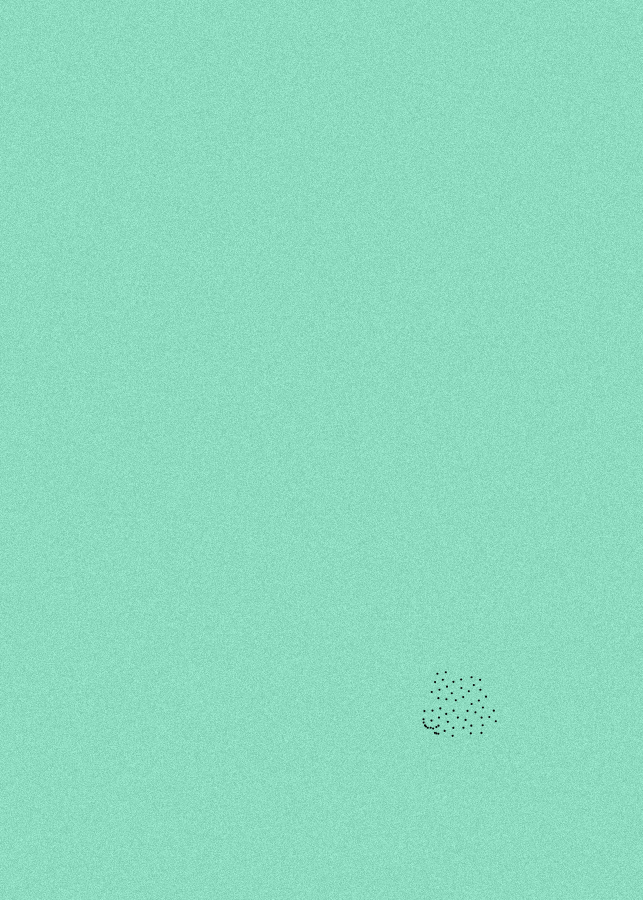
Frame 1 (no input)
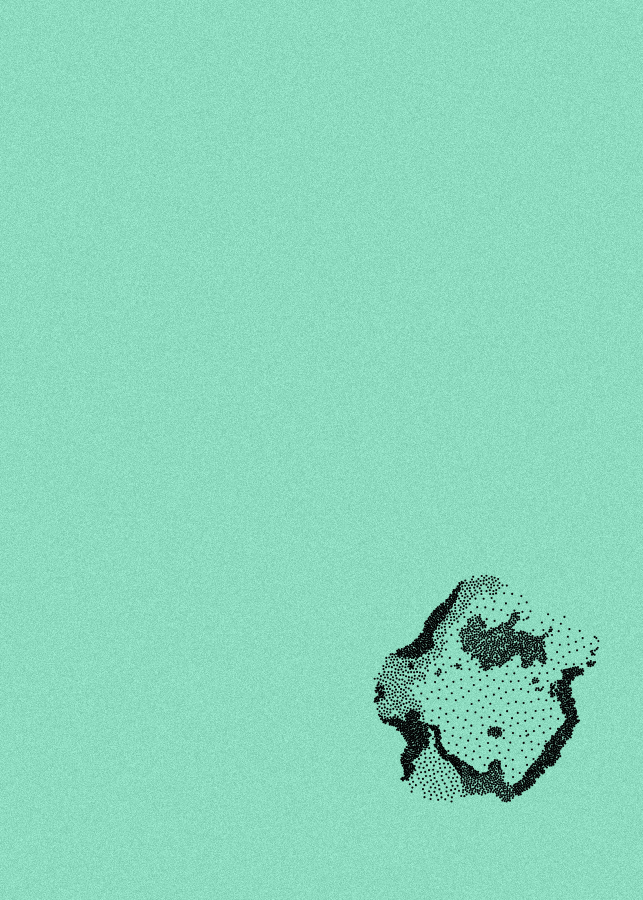
Frame 60 (no input)
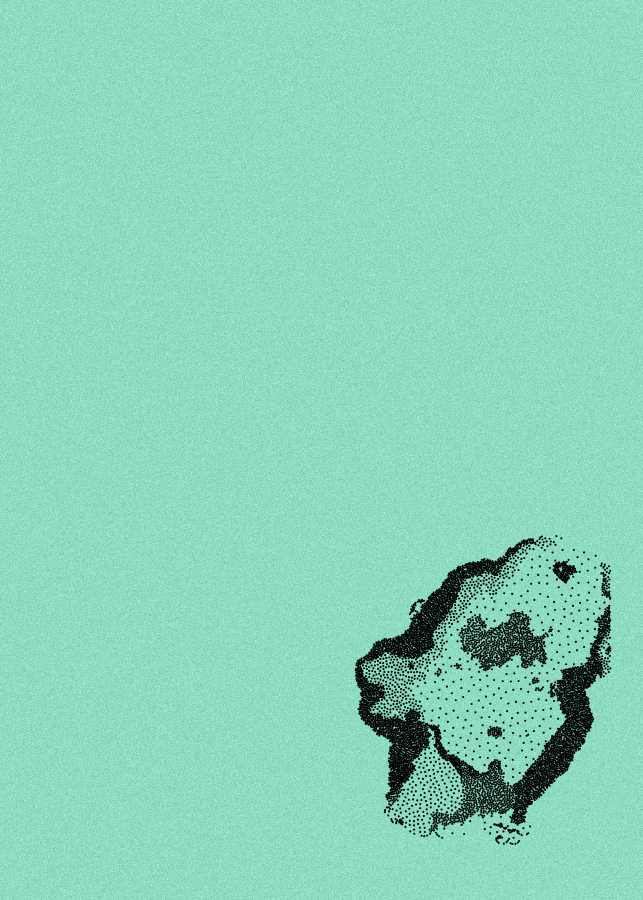
Frame 120 (the mouse pressed at the canvas centre since frame 60)

The p5.js sketch that drew these frames (run headless with seeded random() and noise() and a simulated clock; from frame 60 on, the mouse is pressed at the canvas centre):

// p5.js sketch
// ── sketch.js
// https://openprocessing.org/sketch/1488948

let w; // Width of canvas
let h; // Height of canvas
let s; // Scale, min of w and h
let asp = 1 / 1.4; // Aspect ratio
let c; // Canvas
let pixelMapper; // Pixel coordinate mapper
let gfx;
let seed;
let pd;

let canvasExtent = [-1, 1, -1 / asp, 1 / asp];
let artExtent = addMargin(canvasExtent);
let extentWidth = canvasExtent[1] - canvasExtent[0];

let pointsPerFrame = 60;
let pds;
let grainImg;
let backgroundLightness;
let pointFill;

function setup() {
  pd = pixelDensity();

  seed = 5325 * random();

  [w, h] = computeCanvasSize(windowWidth, windowHeight, asp);
  w = Math.round(w);
  h = Math.round(h);
  s = Math.min(w, h);

  pixelMapper = new PixelMapper(w, h);
  pixelMapper.setExtentWidth(extentWidth);

  c = createCanvas(w, h);
  gfx = createGraphics(w, h);

  noiseSeed(72 * seed);
  xNoise = new Perlin(5631 * seed, 0.5, 10, 0.5);
  yNoise = new Perlin(7242 * seed, 0.5, 10, 0.5);

  const circles = generateCircles(artExtent, 0.25, 0.5, random);
  const nCircles = circles.length;

  const warpSizeX = random(0.1, 1);
  const warpSizeY = random(0.1, 1);
  const numWarps = floor(random(1, 10 + 1));

  function distanceFunction(p) {
    let [x, y] = p;
    let warpScale = 1;
    for (let i = 0; i < numWarps; i++) {
      const dx = -1 + 2 * xNoise.ev(x, y);
      const dy = -1 + 2 * xNoise.ev(x, y);

      x += warpScale * warpSizeX * dx;
      y += warpScale * warpSizeY * dy;

      warpScale *= 0.5;
    }

    for (let i = 0; i < nCircles; i++) {
      const circ = circles[i];
      const [cX, cY] = circ.center;
      if (Math.hypot(cX - x, cY - y) < circ.radius) return circ.dist;
    }
    return 1;
  }

  const minDistance = random(0.004, 0.006);
  const maxDistance = minDistance * random(5, 10);

  pds = new Poisson2D(
    {
      extent: artExtent,
      minDistance: minDistance,
      maxDistance: maxDistance,
      distanceFunction,
      tries: 10,
    },
    random
  );

  grainImg = createImage(2 * pd * w, 2 * pd * h);
  addGrain(grainImg, 0.2, false, random);
  grainImg.resize(pd * w, pd * h);

  backgroundLightness = random();
  pointFill = backgroundLightness > 0.5 ? "#030203" : "#fcfdfc";

  gfx.colorMode(HSL, 1);
  gfx.background(random(), random(), backgroundLightness);

  image(gfx, 0, 0);
  blend(
    grainImg,
    0,
    0,
    pd * width,
    pd * height,
    0,
    0,
    width,
    height,
    DIFFERENCE
  );

  loop();
}

function draw() {
  stroke(pointFill);
  strokeWeight(s / 300);

  for (let i = 0; i < pointsPerFrame; i++) {
    let p = pds.next();
    if (!p) {
      noLoop();
      return;
    }
    point(...pixelMapper.toPixel(...p));
  }
}

window.addEventListener("keyup", (e) => {
  if (e.key === " ") {
    setup();
    draw();
  }
});

//////////////////////////////

function addGrain(img, fill = 0.05, color = false, rng = Math.random) {
  img.loadPixels();
  const w = img.width;
  const h = img.height;

  for (let i = 0; i < h; i++) {
    for (let j = 0; j < w; j++) {
      ind = 4 * (i * w + j);
      let c;
      if (color) {
        c = Array(3)
          .fill()
          .map((_) => fill * 255 * rng());
      } else {
        const value = fill * 255 * rng();
        c = Array(3)
          .fill()
          .map((_) => value);
      }

      img.pixels[ind] = c[0];
      img.pixels[ind + 1] = c[1];
      img.pixels[ind + 2] = c[2];
      img.pixels[ind + 3] = 255;
    }
  }

  img.updatePixels();
}

//////////////////////////////

function addMargin(extent, margin = 0.05) {
  let [xMin, xMax, yMin, yMax] = extent;
  const width = xMax - xMin;
  const height = yMax - yMin;

  const s = Math.min(width, height);

  xMin += margin * s;
  xMax -= margin * s;
  yMin += margin * s;
  yMax -= margin * s;
  return [xMin, xMax, yMin, yMax];
}

//////////////////////////////

function computeCanvasSize(
  windowWidth,
  windowHeight,
  aspectRatio,
  margin = 0.1
) {
  let w, h;

  if (windowHeight * aspectRatio <= windowWidth) {
    [w, h] = [windowHeight * aspectRatio, windowHeight];
  } else {
    [w, h] = [windowWidth, windowWidth / aspectRatio];
  }
  return [(1 - margin) * w, (1 - margin) * h];
}

//////////////////////////////

function generateCircles(
  extent,
  minRadius = 0.1,
  maxRadius = 2,
  rng = Math.random
) {
  const circles = [];

  const pds = new Poisson2D({ extent, minDistance: 0.1 }, rng);
  const centers = pds.fill();
  const n = centers.length;

  for (let i = 0; i < n; i++) {
    circles.push({
      center: centers[i],
      radius: minRadius + (maxRadius - minRadius) * rng(),
      dist: Math.pow(rng(), 3), // Using a power > 1 gives bias towards lower values
    });
  }
  return circles;
}

//////////////////////////////

class Perlin {
  constructor(seed, range = 1, octaves = 4, falloff = 0.5) {
    this.xOffset = random();
    this.yOffset = random();
    this.range = range;
    this.octaves = octaves;
    this.falloff = falloff;

    this.normConst = 0;
    let ampl = 0.5;
    for (let i = 0; i < octaves; i++) {
      this.normConst += ampl;
      ampl *= falloff;
    }
  }

  ev(x, y) {
    const r = this.range;
    noiseDetail(this.octaves, this.falloff);
    let v = noise((x + this.xOffset) / r, (y + this.yOffset) / r);
    return v / this.normConst;
  }
}

//////////////////////////////

class PixelMapper {
  constructor(pixelWidth, pixelHeight) {
    this.size = [pixelWidth, pixelHeight];
    this.asp = pixelWidth / pixelHeight;
    this.setFlipY(true);
    this.setExtentWidth(2);
  }

  setFlipY(value) {
    this.ySign = value ? -1 : 1;
  }

  setExtentWidth(width) {
    this.width = width;
    this.height = width / this.asp;
  }

  setExtentHeight(height) {
    this.height = height;
    this.width = asp * height;
  }

  pixelToUnit(column, row) {
    const [w, h] = this.size;
    return [(column + 0.5) / w, (row + 0.5) / h];
  }

  unitToPixel(u, v) {
    const [w, h] = this.size;
    return [u * w - 0.5, v * h - 0.5];
  }

  fromPixel(column, row) {
    if (row === undefined) [column, row] = column;
    let [u, v] = this.pixelToUnit(column, row);
    const asp = this.asp;
    let x = (u - 0.5) * this.width;
    let y = (v - 0.5) * this.height * this.ySign;
    return [x, y];
  }

  toPixel(x, y) {
    if (y === undefined) [x, y] = x;
    let u = x / this.width + 0.5;
    let v = (y * this.ySign) / this.height + 0.5;
    return this.unitToPixel(u, v);
  }
}

//////////////////////////////

// ── poisson.js
// "moore" JavaScript module by hughsk@GitHub, released under the MIT license
// (https://github.com/hughsk/moore)
function moore(range, dimensions) {
  range = range || 1;
  dimensions = dimensions || 2;

  var size = range * 2 + 1;
  var length = Math.pow(size, dimensions) - 1;
  var neighbors = new Array(length);

  for (var i = 0; i < length; i++) {
    var neighbor = (neighbors[i] = new Array(dimensions));
    var index = i < length / 2 ? i : i + 1;
    for (var dimension = 1; dimension <= dimensions; dimension++) {
      var value = index % Math.pow(size, dimension);
      neighbor[dimension - 1] = value / Math.pow(size, dimension - 1) - range;
      index -= value;
    }
  }

  return neighbors;
}

// Code below: "poisson-disk-sampling" JavaScript module by Kevin Chapelier
// (kchapelier@GitHub), released under the MIT license
// Combined into a single file (modification: change colliding names)
// (https://github.com/kchapelier/poisson-disk-sampling)

/**
 * PoissonDiskSampling constructor
 * @param {object} options Options
 * @param {Array} options.shape Shape of the space
 * @param {float} options.minDistance Minimum distance between each points
 * @param {float} [options.maxDistance] Maximum distance between each points, defaults to minDistance * 2
 * @param {int} [options.tries] Number of times the algorithm will try to place a point in the neighbourhood of another points, defaults to 30
 * @param {function|null} [options.distanceFunction] Function to control the distance between each point depending on their position, must return a value between 0 and 1
 * @param {function|null} [options.bias] When using a distanceFunction, will indicate which point constraint takes priority when evaluating two points (0 for the lowest distance, 1 for the highest distance), defaults to 0
 * @param {function|null} [rng] RNG function, defaults to Math.random
 * @constructor
 */
function PoissonDiskSampling(options, rng) {
  this.shape = options.shape;

  if (typeof options.distanceFunction === "function") {
    this.implementation = new VariableDensityPDS(options, rng);
  } else {
    this.implementation = new FixedDensityPDS(options, rng);
  }
}

PoissonDiskSampling.prototype.implementation = null;

/**
 * Add a totally random point in the grid
 * @returns {Array} The point added to the grid
 */
PoissonDiskSampling.prototype.addRandomPoint = function () {
  return this.implementation.addRandomPoint();
};

/**
 * Add a given point to the grid
 * @param {Array} point Point
 * @returns {Array|null} The point added to the grid, null if the point is out of the bound or not of the correct dimension
 */
PoissonDiskSampling.prototype.addPoint = function (point) {
  return this.implementation.addPoint(point);
};

/**
 * Try to generate a new point in the grid, returns null if it wasn't possible
 * @returns {Array|null} The added point or null
 */
PoissonDiskSampling.prototype.next = function () {
  return this.implementation.next();
};

/**
 * Automatically fill the grid, adding a random point to start the process if needed.
 * Will block the thread, probably best to use it in a web worker or child process.
 * @returns {Array[]} Sample points
 */
PoissonDiskSampling.prototype.fill = function () {
  return this.implementation.fill();
};

/**
 * Get all the points in the grid.
 * @returns {Array[]} Sample points
 */
PoissonDiskSampling.prototype.getAllPoints = function () {
  return this.implementation.getAllPoints();
};

/**
 * Get all the points in the grid along with the result of the distance function.
 * @throws Will throw an error if a distance function was not provided to the constructor.
 * @returns {Array[]} Sample points with their distance function result
 */
PoissonDiskSampling.prototype.getAllPointsWithDistance = function () {
  return this.implementation.getAllPointsWithDistance();
};

/**
 * Reinitialize the grid as well as the internal state
 */
PoissonDiskSampling.prototype.reset = function () {
  this.implementation.reset();
};

function tinyNDArrayOfInteger(gridShape) {
  var dimensions = gridShape.length,
    totalLength = 1,
    stride = new Array(dimensions),
    dimension;

  for (dimension = dimensions; dimension > 0; dimension--) {
    stride[dimension - 1] = totalLength;
    totalLength = totalLength * gridShape[dimension - 1];
  }

  return {
    stride: stride,
    data: new Uint32Array(totalLength),
  };
}

function tinyNDArrayOfArray(gridShape) {
  var dimensions = gridShape.length,
    totalLength = 1,
    stride = new Array(dimensions),
    data = [],
    dimension,
    index;

  for (dimension = dimensions; dimension > 0; dimension--) {
    stride[dimension - 1] = totalLength;
    totalLength = totalLength * gridShape[dimension - 1];
  }

  for (index = 0; index < totalLength; index++) {
    data.push([]);
  }

  return {
    stride: stride,
    data: data,
  };
}

// sphere-random module by Mikola Lysenko under the MIT License
// waiting for https://github.com/scijs/sphere-random/pull/1 to be merged

/**
 * @param {int} d Dimensions
 * @param {Function} rng
 * @returns {Array}
 */
function sampleSphere(d, rng) {
  var v = new Array(d),
    d2 = Math.floor(d / 2) << 1,
    r2 = 0.0,
    rr,
    r,
    theta,
    h,
    i;

  for (i = 0; i < d2; i += 2) {
    rr = -2.0 * Math.log(rng());
    r = Math.sqrt(rr);
    theta = 2.0 * Math.PI * rng();

    r2 += rr;
    v[i] = r * Math.cos(theta);
    v[i + 1] = r * Math.sin(theta);
  }

  if (d % 2) {
    var x = Math.sqrt(-2.0 * Math.log(rng())) * Math.cos(2.0 * Math.PI * rng());
    v[d - 1] = x;
    r2 += Math.pow(x, 2);
  }

  h = 1.0 / Math.sqrt(r2);

  for (i = 0; i < d; ++i) {
    v[i] *= h;
  }

  return v;
}

/**
 * Get the neighbourhood ordered by distance, including the origin point
 * @param {int} dimensionNumber Number of dimensions
 * @returns {Array} Neighbourhood
 */
function getNeighbourhood(dimensionNumber) {
  var neighbourhood = moore(2, dimensionNumber),
    origin = [],
    dimension;

  // filter out neighbours who are too far from the center cell
  // the impact of this, performance wise, is surprisingly small, even in 3d and higher dimensions
  neighbourhood = neighbourhood.filter(function (n) {
    var dist = 0;

    for (var d = 0; d < dimensionNumber; d++) {
      dist += Math.pow(Math.max(0, Math.abs(n[d]) - 1), 2);
    }

    return dist < dimensionNumber; // cellSize = Math.sqrt(this.dimension)
  });

  for (dimension = 0; dimension < dimensionNumber; dimension++) {
    origin.push(0);
  }

  neighbourhood.push(origin);

  // sort by ascending distance to optimize proximity checks
  // see point 5.1 in Parallel Poisson Disk Sampling by Li-Yi Wei, 2008
  // http://citeseerx.ist.psu.edu/viewdoc/summary?doi=10.1.1.460.3061&rank=1
  neighbourhood.sort(function (n1, n2) {
    var squareDist1 = 0,
      squareDist2 = 0,
      dimension;

    for (dimension = 0; dimension < dimensionNumber; dimension++) {
      squareDist1 += Math.pow(n1[dimension], 2);
      squareDist2 += Math.pow(n2[dimension], 2);
    }

    if (squareDist1 < squareDist2) {
      return -1;
    } else if (squareDist1 > squareDist2) {
      return 1;
    } else {
      return 0;
    }
  });

  return neighbourhood;
}

var neighbourhoodCache = {};

/**
 * Get the neighbourhood ordered by distance, including the origin point
 * @param {int} dimensionNumber Number of dimensions
 * @returns {Array} Neighbourhood
 */
function getNeighbourhoodMemoized(dimensionNumber) {
  if (!neighbourhoodCache[dimensionNumber]) {
    neighbourhoodCache[dimensionNumber] = getNeighbourhood(dimensionNumber);
  }

  return neighbourhoodCache[dimensionNumber];
}

/**
 * Get the squared euclidean distance from two points of arbitrary, but equal, dimensions
 * @param {Array} point1
 * @param {Array} point2
 * @returns {number} Squared euclidean distance
 */
function squaredEuclideanDistance(point1, point2) {
  var result = 0,
    i = 0;

  for (; i < point1.length; i++) {
    result += Math.pow(point1[i] - point2[i], 2);
  }

  return result;
}

const epsilon = 2e-14;

/**
 * FixedDensityPDS constructor
 * @param {object} options Options
 * @param {Array} options.shape Shape of the space
 * @param {float} options.minDistance Minimum distance between each points
 * @param {float} [options.maxDistance] Maximum distance between each points, defaults to minDistance * 2
 * @param {int} [options.tries] Number of times the algorithm will try to place a point in the neighbourhood of another points, defaults to 30
 * @param {function|null} [rng] RNG function, defaults to Math.random
 * @constructor
 */
function FixedDensityPDS(options, rng) {
  if (typeof options.distanceFunction === "function") {
    throw new Error(
      "PoissonDiskSampling: Tried to instantiate the fixed density implementation with a distanceFunction"
    );
  }

  this.shape = options.shape;
  this.minDistance = options.minDistance;
  this.maxDistance = options.maxDistance || options.minDistance * 2;
  this.maxTries = Math.ceil(Math.max(1, options.tries || 30));

  this.rng = rng || Math.random;

  this.dimension = this.shape.length;
  this.squaredMinDistance = this.minDistance * this.minDistance;
  this.minDistancePlusEpsilon = this.minDistance + epsilon;
  this.deltaDistance = Math.max(
    0,
    this.maxDistance - this.minDistancePlusEpsilon
  );
  this.cellSize = this.minDistance / Math.sqrt(this.dimension);

  this.neighbourhood = getNeighbourhoodMemoized(this.dimension);

  this.currentPoint = null;
  this.processList = [];
  this.samplePoints = [];

  // cache grid

  this.gridShape = [];

  for (var i = 0; i < this.dimension; i++) {
    this.gridShape.push(Math.ceil(this.shape[i] / this.cellSize));
  }

  this.grid = tinyNDArrayOfInteger(this.gridShape); //will store references to samplePoints
}

FixedDensityPDS.prototype.shape = null;
FixedDensityPDS.prototype.dimension = null;
FixedDensityPDS.prototype.minDistance = null;
FixedDensityPDS.prototype.maxDistance = null;
FixedDensityPDS.prototype.minDistancePlusEpsilon = null;
FixedDensityPDS.prototype.squaredMinDistance = null;
FixedDensityPDS.prototype.deltaDistance = null;
FixedDensityPDS.prototype.cellSize = null;
FixedDensityPDS.prototype.maxTries = null;
FixedDensityPDS.prototype.rng = null;
FixedDensityPDS.prototype.neighbourhood = null;

FixedDensityPDS.prototype.currentPoint = null;
FixedDensityPDS.prototype.processList = null;
FixedDensityPDS.prototype.samplePoints = null;
FixedDensityPDS.prototype.gridShape = null;
FixedDensityPDS.prototype.grid = null;

/**
 * Add a totally random point in the grid
 * @returns {Array} The point added to the grid
 */
FixedDensityPDS.prototype.addRandomPoint = function () {
  var point = new Array(this.dimension);

  for (var i = 0; i < this.dimension; i++) {
    point[i] = this.rng() * this.shape[i];
  }

  return this.directAddPoint(point);
};

/**
 * Add a given point to the grid
 * @param {Array} point Point
 * @returns {Array|null} The point added to the grid, null if the point is out of the bound or not of the correct dimension
 */
FixedDensityPDS.prototype.addPoint = function (point) {
  var dimension,
    valid = true;

  if (point.length === this.dimension) {
    for (dimension = 0; dimension < this.dimension && valid; dimension++) {
      valid =
        point[dimension] >= 0 && point[dimension] <= this.shape[dimension];
    }
  } else {
    valid = false;
  }

  return valid ? this.directAddPoint(point) : null;
};

/**
 * Add a given point to the grid, without any check
 * @param {Array} point Point
 * @returns {Array} The point added to the grid
 * @protected
 */
FixedDensityPDS.prototype.directAddPoint = function (point) {
  var internalArrayIndex = 0,
    stride = this.grid.stride,
    dimension;

  this.processList.push(point);
  this.samplePoints.push(point);

  for (dimension = 0; dimension < this.dimension; dimension++) {
    internalArrayIndex +=
      ((point[dimension] / this.cellSize) | 0) * stride[dimension];
  }

  this.grid.data[internalArrayIndex] = this.samplePoints.length; // store the point reference

  return point;
};

/**
 * Check whether a given point is in the neighbourhood of existing points
 * @param {Array} point Point
 * @returns {boolean} Whether the point is in the neighbourhood of another point
 * @protected
 */
FixedDensityPDS.prototype.inNeighbourhood = function (point) {
  var dimensionNumber = this.dimension,
    stride = this.grid.stride,
    neighbourIndex,
    internalArrayIndex,
    dimension,
    currentDimensionValue,
    existingPoint;

  for (
    neighbourIndex = 0;
    neighbourIndex < this.neighbourhood.length;
    neighbourIndex++
  ) {
    internalArrayIndex = 0;

    for (dimension = 0; dimension < dimensionNumber; dimension++) {
      currentDimensionValue =
        ((point[dimension] / this.cellSize) | 0) +
        this.neighbourhood[neighbourIndex][dimension];

      if (
        currentDimensionValue < 0 ||
        currentDimensionValue >= this.gridShape[dimension]
      ) {
        internalArrayIndex = -1;
        break;
      }

      internalArrayIndex += currentDimensionValue * stride[dimension];
    }

    if (internalArrayIndex !== -1 && this.grid.data[internalArrayIndex] !== 0) {
      existingPoint = this.samplePoints[this.grid.data[internalArrayIndex] - 1];

      if (
        squaredEuclideanDistance(point, existingPoint) < this.squaredMinDistance
      ) {
        return true;
      }
    }
  }

  return false;
};

/**
 * Try to generate a new point in the grid, returns null if it wasn't possible
 * @returns {Array|null} The added point or null
 */
FixedDensityPDS.prototype.next = function () {
  var tries, angle, distance, currentPoint, newPoint, inShape, i;

  while (this.processList.length > 0) {
    if (this.currentPoint === null) {
      this.currentPoint = this.processList.shift();
    }

    currentPoint = this.currentPoint;

    for (tries = 0; tries < this.maxTries; tries++) {
      inShape = true;
      distance = this.minDistancePlusEpsilon + this.deltaDistance * this.rng();

      if (this.dimension === 2) {
        angle = this.rng() * Math.PI * 2;
        newPoint = [Math.cos(angle), Math.sin(angle)];
      } else {
        newPoint = sampleSphere(this.dimension, this.rng);
      }

      for (i = 0; inShape && i < this.dimension; i++) {
        newPoint[i] = currentPoint[i] + newPoint[i] * distance;
        inShape = newPoint[i] >= 0 && newPoint[i] < this.shape[i];
      }

      if (inShape && !this.inNeighbourhood(newPoint)) {
        return this.directAddPoint(newPoint);
      }
    }

    if (tries === this.maxTries) {
      this.currentPoint = null;
    }
  }

  return null;
};

/**
 * Automatically fill the grid, adding a random point to start the process if needed.
 * Will block the thread, probably best to use it in a web worker or child process.
 * @returns {Array[]} Sample points
 */
FixedDensityPDS.prototype.fill = function () {
  if (this.samplePoints.length === 0) {
    this.addRandomPoint();
  }

  while (this.next()) {}

  return this.samplePoints;
};

/**
 * Get all the points in the grid.
 * @returns {Array[]} Sample points
 */
FixedDensityPDS.prototype.getAllPoints = function () {
  return this.samplePoints;
};

/**
 * Get all the points in the grid along with the result of the distance function.
 * @throws Will always throw an error.
 */
FixedDensityPDS.prototype.getAllPointsWithDistance = function () {
  throw new Error(
    "PoissonDiskSampling: getAllPointsWithDistance() is not available in fixed-density implementation"
  );
};

/**
 * Reinitialize the grid as well as the internal state
 */
FixedDensityPDS.prototype.reset = function () {
  var gridData = this.grid.data,
    i = 0;

  // reset the cache grid
  for (i = 0; i < gridData.length; i++) {
    gridData[i] = 0;
  }

  // new array for the samplePoints as it is passed by reference to the outside
  this.samplePoints = [];

  // reset the internal state
  this.currentPoint = null;
  this.processList.length = 0;
};

/**
 * Get the euclidean distance from two points of arbitrary, but equal, dimensions
 * @param {Array} point1
 * @param {Array} point2
 * @returns {number} Euclidean distance
 */
function euclideanDistance(point1, point2) {
  var result = 0,
    i = 0;

  for (; i < point1.length; i++) {
    result += Math.pow(point1[i] - point2[i], 2);
  }

  return Math.sqrt(result);
}

/**
 * VariableDensityPDS constructor
 * @param {object} options Options
 * @param {Array} options.shape Shape of the space
 * @param {float} options.minDistance Minimum distance between each points
 * @param {float} [options.maxDistance] Maximum distance between each points, defaults to minDistance * 2
 * @param {int} [options.tries] Number of times the algorithm will try to place a point in the neighbourhood of another points, defaults to 30
 * @param {function} options.distanceFunction Function to control the distance between each point depending on their position, must return a value between 0 and 1
 * @param {float} [options.bias] When using a distanceFunction, will indicate which point constraint takes priority when evaluating two points (0 for the lowest distance, 1 for the highest distance), defaults to 0
 * @param {function|null} rng RNG function, defaults to Math.random
 * @constructor
 */
function VariableDensityPDS(options, rng) {
  if (typeof options.distanceFunction !== "function") {
    throw new Error(
      "PoissonDiskSampling: Tried to instantiate the variable density implementation without a distanceFunction"
    );
  }

  this.shape = options.shape;
  this.minDistance = options.minDistance;
  this.maxDistance = options.maxDistance || options.minDistance * 2;
  this.maxTries = Math.ceil(Math.max(1, options.tries || 30));
  this.distanceFunction = options.distanceFunction;
  this.bias = Math.max(0, Math.min(1, options.bias || 0));

  this.rng = rng || Math.random;

  this.dimension = this.shape.length;
  this.minDistancePlusEpsilon = this.minDistance + epsilon;
  this.deltaDistance = Math.max(
    0,
    this.maxDistance - this.minDistancePlusEpsilon
  );
  this.cellSize = this.maxDistance / Math.sqrt(this.dimension);

  this.neighbourhood = getNeighbourhoodMemoized(this.dimension);

  this.currentPoint = null;
  this.currentDistance = 0;
  this.processList = [];
  this.samplePoints = [];
  this.sampleDistance = []; // used to store the distance for a given point

  // cache grid

  this.gridShape = [];

  for (var i = 0; i < this.dimension; i++) {
    this.gridShape.push(Math.ceil(this.shape[i] / this.cellSize));
  }

  this.grid = tinyNDArrayOfArray(this.gridShape); //will store references to samplePoints and sampleDistance
}

VariableDensityPDS.prototype.shape = null;
VariableDensityPDS.prototype.dimension = null;
VariableDensityPDS.prototype.minDistance = null;
VariableDensityPDS.prototype.maxDistance = null;
VariableDensityPDS.prototype.minDistancePlusEpsilon = null;
VariableDensityPDS.prototype.deltaDistance = null;
VariableDensityPDS.prototype.cellSize = null;
VariableDensityPDS.prototype.maxTries = null;
VariableDensityPDS.prototype.distanceFunction = null;
VariableDensityPDS.prototype.bias = null;
VariableDensityPDS.prototype.rng = null;
VariableDensityPDS.prototype.neighbourhood = null;

VariableDensityPDS.prototype.currentPoint = null;
VariableDensityPDS.prototype.currentDistance = null;
VariableDensityPDS.prototype.processList = null;
VariableDensityPDS.prototype.samplePoints = null;
VariableDensityPDS.prototype.sampleDistance = null;
VariableDensityPDS.prototype.gridShape = null;
VariableDensityPDS.prototype.grid = null;

/**
 * Add a totally random point in the grid
 * @returns {Array} The point added to the grid
 */
VariableDensityPDS.prototype.addRandomPoint = function () {
  var point = new Array(this.dimension);

  for (var i = 0; i < this.dimension; i++) {
    point[i] = this.rng() * this.shape[i];
  }

  return this.directAddPoint(point);
};

/**
 * Add a given point to the grid
 * @param {Array} point Point
 * @returns {Array|null} The point added to the grid, null if the point is out of the bound or not of the correct dimension
 */
VariableDensityPDS.prototype.addPoint = function (point) {
  var dimension,
    valid = true;

  if (point.length === this.dimension) {
    for (dimension = 0; dimension < this.dimension && valid; dimension++) {
      valid =
        point[dimension] >= 0 && point[dimension] <= this.shape[dimension];
    }
  } else {
    valid = false;
  }

  return valid ? this.directAddPoint(point) : null;
};

/**
 * Add a given point to the grid, without any check
 * @param {Array} point Point
 * @returns {Array} The point added to the grid
 * @protected
 */
VariableDensityPDS.prototype.directAddPoint = function (point) {
  var internalArrayIndex = 0,
    stride = this.grid.stride,
    pointIndex = this.samplePoints.length,
    dimension;

  this.processList.push(pointIndex);
  this.samplePoints.push(point);
  this.sampleDistance.push(this.distanceFunction(point));

  for (dimension = 0; dimension < this.dimension; dimension++) {
    internalArrayIndex +=
      ((point[dimension] / this.cellSize) | 0) * stride[dimension];
  }

  this.grid.data[internalArrayIndex].push(pointIndex); // store the point reference

  return point;
};

/**
 * Check whether a given point is in the neighbourhood of existing points
 * @param {Array} point Point
 * @returns {boolean} Whether the point is in the neighbourhood of another point
 * @protected
 */
VariableDensityPDS.prototype.inNeighbourhood = function (point) {
  var dimensionNumber = this.dimension,
    stride = this.grid.stride,
    neighbourIndex,
    internalArrayIndex,
    dimension,
    currentDimensionValue,
    existingPoint,
    existingPointDistance;

  var pointDistance = this.distanceFunction(point);

  for (
    neighbourIndex = 0;
    neighbourIndex < this.neighbourhood.length;
    neighbourIndex++
  ) {
    internalArrayIndex = 0;

    for (dimension = 0; dimension < dimensionNumber; dimension++) {
      currentDimensionValue =
        ((point[dimension] / this.cellSize) | 0) +
        this.neighbourhood[neighbourIndex][dimension];

      if (
        currentDimensionValue < 0 ||
        currentDimensionValue >= this.gridShape[dimension]
      ) {
        internalArrayIndex = -1;
        break;
      }

      internalArrayIndex += currentDimensionValue * stride[dimension];
    }

    if (
      internalArrayIndex !== -1 &&
      this.grid.data[internalArrayIndex].length > 0
    ) {
      for (var i = 0; i < this.grid.data[internalArrayIndex].length; i++) {
        existingPoint =
          this.samplePoints[this.grid.data[internalArrayIndex][i]];
        existingPointDistance =
          this.sampleDistance[this.grid.data[internalArrayIndex][i]];

        var minDistance = Math.min(existingPointDistance, pointDistance);
        var maxDistance = Math.max(existingPointDistance, pointDistance);
        var dist = minDistance + (maxDistance - minDistance) * this.bias;

        if (
          euclideanDistance(point, existingPoint) <
          this.minDistance + this.deltaDistance * dist
        ) {
          return true;
        }
      }
    }
  }

  return false;
};

/**
 * Try to generate a new point in the grid, returns null if it wasn't possible
 * @returns {Array|null} The added point or null
 */
VariableDensityPDS.prototype.next = function () {
  var tries,
    angle,
    distance,
    currentPoint,
    currentDistance,
    newPoint,
    inShape,
    i;

  while (this.processList.length > 0) {
    if (this.currentPoint === null) {
      var sampleIndex = this.processList.shift();
      this.currentPoint = this.samplePoints[sampleIndex];
      this.currentDistance = this.sampleDistance[sampleIndex];
    }

    currentPoint = this.currentPoint;
    currentDistance = this.currentDistance;

    for (tries = 0; tries < this.maxTries; tries++) {
      inShape = true;
      distance =
        this.minDistancePlusEpsilon +
        this.deltaDistance *
          (currentDistance + (1 - currentDistance) * this.bias);

      if (this.dimension === 2) {
        angle = this.rng() * Math.PI * 2;
        newPoint = [Math.cos(angle), Math.sin(angle)];
      } else {
        newPoint = sampleSphere(this.dimension, this.rng);
      }

      for (i = 0; inShape && i < this.dimension; i++) {
        newPoint[i] = currentPoint[i] + newPoint[i] * distance;
        inShape = newPoint[i] >= 0 && newPoint[i] < this.shape[i];
      }

      if (inShape && !this.inNeighbourhood(newPoint)) {
        return this.directAddPoint(newPoint);
      }
    }

    if (tries === this.maxTries) {
      this.currentPoint = null;
    }
  }

  return null;
};

/**
 * Automatically fill the grid, adding a random point to start the process if needed.
 * Will block the thread, probably best to use it in a web worker or child process.
 * @returns {Array[]} Sample points
 */
VariableDensityPDS.prototype.fill = function () {
  if (this.samplePoints.length === 0) {
    this.addRandomPoint();
  }

  while (this.next()) {}

  return this.samplePoints;
};

/**
 * Get all the points in the grid.
 * @returns {Array[]} Sample points
 */
VariableDensityPDS.prototype.getAllPoints = function () {
  return this.samplePoints;
};

/**
 * Get all the points in the grid along with the result of the distance function.
 * @returns {Array[]} Sample points with their distance function result
 */
VariableDensityPDS.prototype.getAllPointsWithDistance = function () {
  var result = new Array(this.samplePoints.length),
    i = 0,
    dimension = 0,
    point;

  for (i = 0; i < this.samplePoints.length; i++) {
    point = new Array(this.dimension + 1);

    for (dimension = 0; dimension < this.dimension; dimension++) {
      point[dimension] = this.samplePoints[i][dimension];
    }

    point[this.dimension] = this.sampleDistance[i];

    result[i] = point;
  }

  return result;
};

/**
 * Reinitialize the grid as well as the internal state
 */
VariableDensityPDS.prototype.reset = function () {
  var gridData = this.grid.data,
    i = 0;

  // reset the cache grid
  for (i = 0; i < gridData.length; i++) {
    gridData[i] = [];
  }

  // new array for the samplePoints as it is passed by reference to the outside
  this.samplePoints = [];

  // reset the internal state
  this.currentPoint = null;
  this.processList.length = 0;
};

/**
 * Wrapper that hides away helpful transformations when using PoissonDiskSampling
 * (Not part of poisson-disk-sampling module, written by Mathias Isaksen)
 * @param {object} options Options
 * @param {Array} options.extent Extent of space of interest, array of format [xMin, xMax, yMin, yMax]
 * @param {float} options.minDistance Minimum distance between each points
 * @param {float} [options.maxDistance] Maximum distance between each points, defaults to minDistance * 2
 * @param {int} [options.tries] Number of times the algorithm will try to place a point in the neighbourhood of another points, defaults to 30
 * @param {function|null} [options.distanceFunction] Function to control the distance between each point depending on their position, must return a value between 0 and 1
 * @param {function|null} [options.bias] When using a distanceFunction, will indicate which point constraint takes priority when evaluating two points (0 for the lowest distance, 1 for the highest distance), defaults to 0
 * @param {function|null} [rng] RNG function, defaults to Math.random
 * @constructor
 */
function Poisson2D(options, rng) {
  this.options = options;
  const [xMin, xMax, yMin, yMax] = options.extent;

  const width = xMax - xMin;
  const height = yMax - yMin;
  options.shape = [width, height];

  if (options.distanceFunction) {
    const distFunc = options.distanceFunction;
    options.distanceFunction = (p) => {
      const pTrans = [p[0] + xMin, p[1] + yMin];
      return distFunc(pTrans);
    };
  }

  this.pdsObject = new PoissonDiskSampling(options, rng);
  this.pdsObject.addRandomPoint();
}

Poisson2D.prototype.transformPoint = function (p) {
  const [xMin, xMax, yMin, yMax] = this.options.extent;
  let [x, y] = p;
  x += xMin;
  y += yMin;
  return [x, y];
};

Poisson2D.prototype.fill = function () {
  return this.pdsObject.fill().map((p) => this.transformPoint(p));
};

Poisson2D.prototype.next = function () {
  const point = this.pdsObject.next();
  if (point === null) return null;
  return this.transformPoint(point);
};
